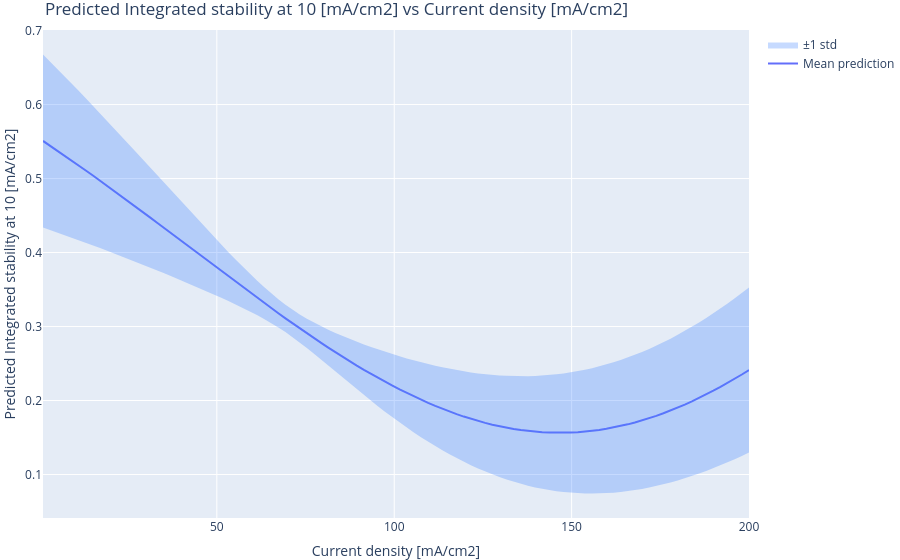

Notebook source saved alongside this figure:
### Code cell
# # plot predicted mean and uncertainty interval of temp while fixing the other variables at the best values
# # same plot as above, but with uncertainty as shaded region
# for var in variable_order:
#     var_idx = variable_order.index(var)
#     temps = torch.linspace(bounds[var_idx, 0], bounds[var_idx, 1], 100)
#     best_inputs = best_data.iloc[0]
#     means = []
#     uncertainties = []
#     for _t in temps:
#         _input = best_xdata_tensor[0].clone()
#         _input[var_idx] = _t
#         posterior = best_gp.posterior(_input.unsqueeze(0))
#         means.append(posterior.mean.item())
#         uncertainties.append(posterior.variance.sqrt().item())

#     fig = go.Figure()
#     fig.add_trace(go.Scatter(
#         x=temps,
#         y=means,
#         mode='lines',
#         name='Mean prediction'
#     ))
#     fig.add_trace(go.Scatter(
#         x=temps,
#         y=[m + c for m, c in zip(means, uncertainties)],
#         mode='lines',
#         line=dict(width=0),
#         showlegend=False
#     ))
#     fig.add_trace(go.Scatter(
#         x=temps,
#         y=[m - c for m, c in zip(means, uncertainties)],
#         mode='lines',
#         line=dict(width=0),
#         fillcolor='rgba(68, 134, 255, 0.3)',
#         fill='tonexty',
#         name='±1 std'
#     ))
#     fig.update_layout(
#         title=f"Predicted {human_names[ycol]} vs {human_names[var]}",
#         xaxis_title=human_names[var],
#         yaxis_title=f"Predicted {human_names[ycol]}",
#         showlegend=True,
#         margin=dict(l=0, r=0, t=30, b=0),  # Remove whitespace around plot
#     )
#     fig.show()
